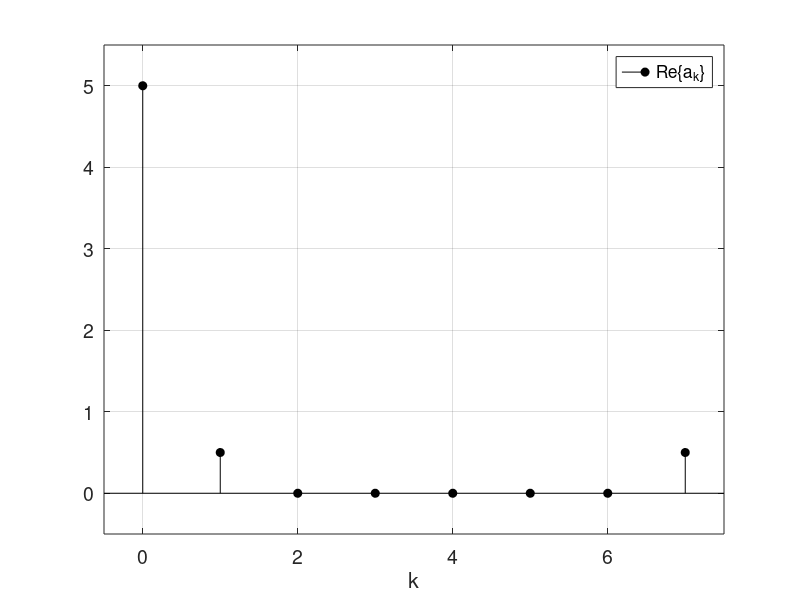
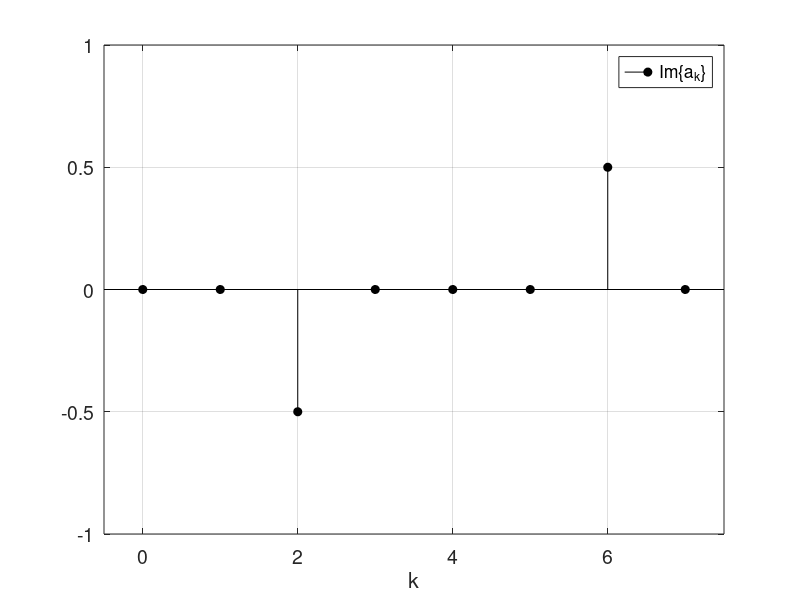

Reproduce these figures in MATLAB, in order.
N = 8;
n = [0:1:N-1]';
x_n = 5 + sin(n*pi/2) + cos(n*pi/4)
a_k = fft(x_n)/N

figure(1);
set(gcf, 'Position', [0 0 700 400])
stem(n, real(a_k), 'filled', 'black');
hold on;
axis([-0.5 7.5 -0.5 5.5]);
grid on;
xlabel('k');
set(gcf,'color','white');
set(gca,'color','white');
set(gcf,'InvertHardCopy','off');
legend('Re\{a_k\}', 'Location','Northeast');
set(gca,'FontSize',14);

figure(2);
set(gcf, 'Position', [0 0 700 400])
stem(n, imag(a_k), 'filled', 'black');
hold on;
axis([-0.5 7.5 -1 1]);
grid on;
xlabel('k');
set(gcf,'color','white');
set(gca,'color','white');
set(gcf,'InvertHardCopy','off');
legend('Im\{a_k\}', 'Location','Northeast');
set(gca,'FontSize',14);
